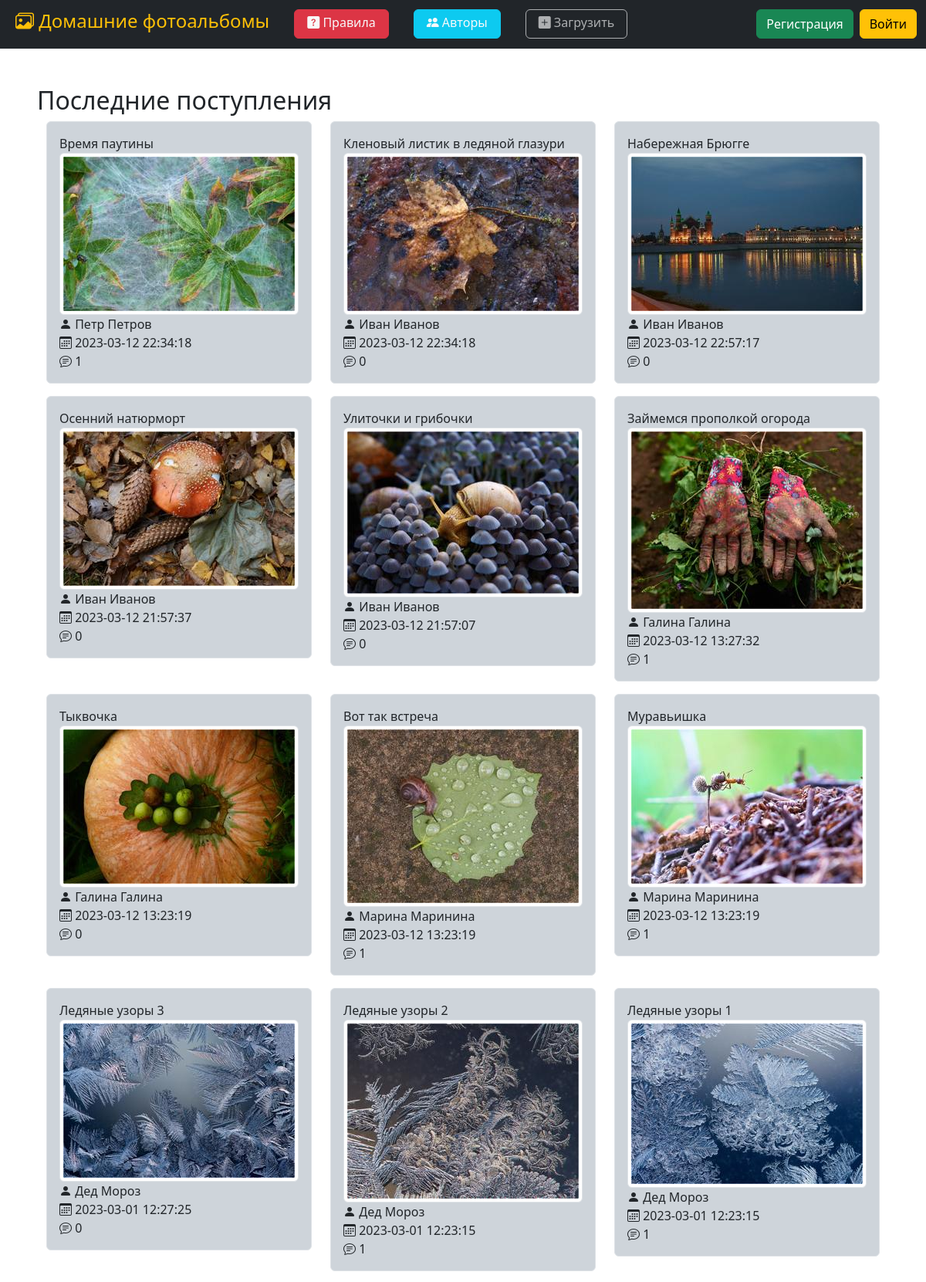
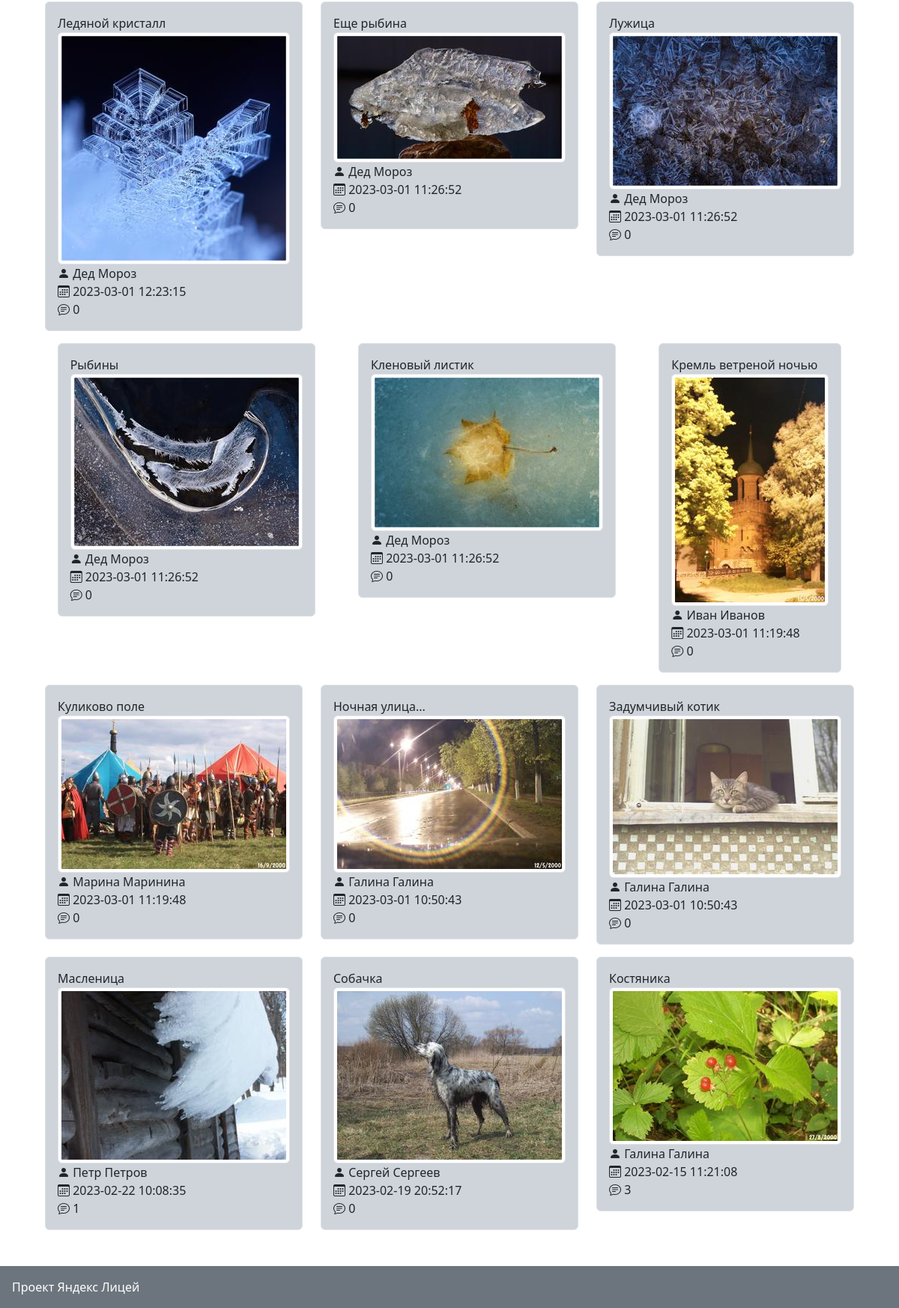
The page / on the database its author committed (2 pictures, top to bottom).
### data/pictures.py (models this page shows)
class Picture(SqlAlchemyBase):
    __tablename__ = 'pictures'
    def com_cnt(self):
        db_sess = db_session.create_session()
        return db_sess.query(Comment).filter(self.id == Comment.picture_id).count()
    id = sqlalchemy.Column(sqlalchemy.Integer, primary_key=True, autoincrement=True)
    filename = sqlalchemy.Column(sqlalchemy.String, nullable=True)
    title = sqlalchemy.Column(sqlalchemy.String, nullable=True)
    descr = sqlalchemy.Column(sqlalchemy.String, nullable=True)
    created_date = sqlalchemy.Column(sqlalchemy.DateTime, default=datetime.datetime.now().replace(microsecond=0))
    user_id = sqlalchemy.Column(sqlalchemy.Integer, sqlalchemy.ForeignKey("users.id"))
    user = orm.relationship('User')
    comments = orm.relationship("Comment", back_populates='picture')

### data/users.py (models this page shows, shortened)
class User(SqlAlchemyBase, UserMixin):
    __tablename__ = 'users'
    id = sqlalchemy.Column(sqlalchemy.Integer, primary_key=True, autoincrement=True)
    name = sqlalchemy.Column(sqlalchemy.String, nullable=True)
    about = sqlalchemy.Column(sqlalchemy.String, nullable=True)
    email = sqlalchemy.Column(sqlalchemy.String, index=True, unique=True, nullable=True)
    hashed_password = sqlalchemy.Column(sqlalchemy.String, nullable=True)
    created_date = sqlalchemy.Column(sqlalchemy.DateTime, default=datetime.datetime.now().replace(microsecond=0))
    last_date = sqlalchemy.Column(sqlalchemy.DateTime, default=datetime.datetime.now().replace(microsecond=0))
    status = sqlalchemy.Column(sqlalchemy.Integer, default=1)
    pictures = orm.relationship("Picture", back_populates='user')
    comments = orm.relationship("Comment", back_populates='user')

### main.py (the view)
@app.route('/')
@app.route('/index/<int:user_id>')
def index(user_id=0):
    user_last_time_update()
    db_sess = db_session.create_session()
    if user_id:
        user = db_sess.query(User).filter(user_id == User.id).first()
        if user:
            pics = db_sess.query(Picture).filter(user_id == Picture.user_id).order_by(Picture.id.desc()).all()
        else:
            abort(404)
    else:
        user = None
        pics = db_sess.query(Picture).order_by(Picture.id.desc()).limit(24).all()
    return render_template('index.html', user=user, items=pics)

### data/db_session.py (called while the page is built)
def create_session() -> Session:
    global __factory
    return __factory()

### main.py (called while the page is built)
def user_last_time_update():
    if current_user.is_authenticated:
        db_sess = db_session.create_session()
        user = db_sess.query(User).filter(User.id == current_user.id).first()
        if user:
            user.last_date = datetime.now().replace(microsecond=0)
            db_sess.commit()
        db_sess.close()

### templates/index.html
{% extends "base.html" %}
{% block content %}
{% if user %}
<h2>{{user.name}}</h2>
<div class="alert alert-secondary" role="alert">
    <div class="row">
        <div class="col-1"><i class="bi-image" role="img"></i> Файлы: <b>{{user.pic_cnt()}}</b></div>
        <div class="col-2"><i class="bi-chat-text" role="img"></i> Комментарии: <b>{{user.com_cnt()}}</b></div>
        <div class="col"><i class="bi-calendar3" role="img"></i> Дата регистрации: <b>{{user.created_date}}</b></div>
    </div>
    <div class="row">
        <div class="col">{{user.about}}</div>
    </div>
    </div>
{% else %}
<h2>Последние поступления</h2>
{% endif %}
<div class="container-fluid overflow-hidden">
    <div class="row row-cols-auto row-gap-3">
        {% for item in items%}
        <div class="container overflow-hidden">
            <div class="col border rounded bg-dark-subtle">
                <div class="p-3">
                    <div>{{item.title}}</div>
                    <div>
                        <a href="/picview/{{item.id}}"><img src="/static/thumb/{{item.filename}}" class="img-thumbnail"></a>
                    </div>
                    <div>
                        <i class="bi-person-fill" role="img"></i> {{item.user.name}}<br>
                        <i class="bi-calendar3" role="img"></i> {{item.created_date}}<br>
                        <i class="bi-chat-text" role="img"></i> {{item.com_cnt()}}<br>
                    </div>
                </div>
            </div>
        </div>
        {% endfor %}
    </div>
</div>
{% endblock %}

### templates/base.html (shortened to what this page needs)
<!doctype html>
<html lang="en" xmlns="http://www.w3.org/1999/html">
<head>
    <link rel="stylesheet" href="/static/css/bootstrap.min.css">
    <link rel="stylesheet" href="/static/icons/bootstrap-icons.css">
</head>
<body>
<header>
    <nav class="navbar navbar-expand-sm bg-dark p-2" data-bs-theme="dark">
        <div class="container-sm">
            <a class="navbar-brand link-warning" href="/"><h4 class="link-warning"><i class="bi-images" role="img"></i>
                Домашние фотоальбомы</h4></a>
            <div class="collapse navbar-collapse" id="navbarSupportedContent">
                <ul class="navbar-nav me-auto mb-2 mb-lg-0">
                    <li class="nav-item">
                        <a class="btn nav-link px-3 pt-1 mx-3 btn-danger link-light" href="/rules">
                            <i class="bi-question-square-fill" role="img"></i> Правила</a>
                    </li>
                    <li class="nav-item">
                        <a class="btn nav-link px-3 pt-1 mx-3 btn-info link-light" href="/userlist"><i class="bi-people-fill" role="img"></i>
                            Авторы</a>
                    </li>
                    <li class="nav-item">
                        <a class="btn nav-link px-3 pt-1 mx-3 link-light {% if current_user.is_authenticated %}btn-success{% else %}disabled{% endif %}"
                           href="/picture_add"><i class="bi-plus-square-fill" role="img"></i> Загрузить</a>
                    </li>
                </ul>
            </div>
        </div>
        {% if current_user.is_authenticated %}
        <div class="dropdown">
            <button class="btn btn-warning dropdown-toggle" type="button" data-bs-toggle="dropdown"
                    aria-expanded="false">
                <i class="bi-person-fill" role="img"></i> {{ current_user.name }}
            </button>
            <ul class="dropdown-menu">
                {% if current_user.status > 1 %}
                <li><a class="dropdown-item" href="/admin">Панель Администратора</a></li>
                {% endif %}
                <li><a class="dropdown-item" href="/index/{{current_user.id}}">Мой альбом</a></li>
                <li><a class="dropdown-item" href="/user_edit">Редактор профиля</a></li>
                <li><a class="dropdown-item" href="/passw_edit">Cмена пароля</a></li>
                <li><a class="dropdown-item" href="/logout">Выход</a></li>
            </ul>
        </div>
        {% else %}
        <div class="d-flex">
            <a class="btn btn-success mx-1" href="/register">Регистрация</a>
            <a class="btn btn-warning mx-1" href="/login">Войти</a>
        </div>
        {% endif %}
    </nav>
</header>
<main role="main" class="container-fluid p-5">
    {% block content %}{% endblock %}
</main>
<footer>
    <div class="container-fluid text-bg-secondary p-3">Проект Яндекс Лицей</div>
</footer>
</body>
</html>

### rows shown on the page
Picture: title "Время паутины", filename (picture), user.name "Петр Петров", created_date "2023-03-12 22:34:18", com_cnt "1"
Picture: title "Кленовый листик в ледяной глазури", filename (picture), user.name "Иван Иванов", created_date "2023-03-12 22:34:18", com_cnt "0"
Picture: title "Набережная Брюгге", filename (picture), user.name "Иван Иванов", created_date "2023-03-12 22:57:17", com_cnt "0"
Picture: title "Осенний натюрморт", filename (picture), user.name "Иван Иванов", created_date "2023-03-12 21:57:37", com_cnt "0"
Picture: title "Улиточки и грибочки", filename (picture), user.name "Иван Иванов", created_date "2023-03-12 21:57:07", com_cnt "0"
Picture: title "Займемся прополкой огорода", filename (picture), user.name "Галина Галина", created_date "2023-03-12 13:27:32", com_cnt "1"
Picture: title "Тыквочка", filename (picture), user.name "Галина Галина", created_date "2023-03-12 13:23:19", com_cnt "0"
Picture: title "Вот так встреча", filename (picture), user.name "Марина Маринина", created_date "2023-03-12 13:23:19", com_cnt "1"
Picture: title "Муравьишка", filename (picture), user.name "Марина Маринина", created_date "2023-03-12 13:23:19", com_cnt "1"
Picture: title "Ледяные узоры 3", filename (picture), user.name "Дед Мороз", created_date "2023-03-01 12:27:25", com_cnt "0"
Picture: title "Ледяные узоры 2", filename (picture), user.name "Дед Мороз", created_date "2023-03-01 12:23:15", com_cnt "1"
Picture: title "Ледяные узоры 1", filename (picture), user.name "Дед Мороз", created_date "2023-03-01 12:23:15", com_cnt "1"
Picture: title "Ледяной кристалл", filename (picture), user.name "Дед Мороз", created_date "2023-03-01 12:23:15", com_cnt "0"
Picture: title "Еще рыбина", filename (picture), user.name "Дед Мороз", created_date "2023-03-01 11:26:52", com_cnt "0"
Picture: title "Лужица", filename (picture), user.name "Дед Мороз", created_date "2023-03-01 11:26:52", com_cnt "0"
Picture: title "Рыбины", filename (picture), user.name "Дед Мороз", created_date "2023-03-01 11:26:52", com_cnt "0"
Picture: title "Кленовый листик", filename (picture), user.name "Дед Мороз", created_date "2023-03-01 11:26:52", com_cnt "0"
Picture: title "Кремль ветреной ночью", filename (picture), user.name "Иван Иванов", created_date "2023-03-01 11:19:48", com_cnt "0"
Picture: title "Куликово поле", filename (picture), user.name "Марина Маринина", created_date "2023-03-01 11:19:48", com_cnt "0"
Picture: title "Ночная улица...", filename (picture), user.name "Галина Галина", created_date "2023-03-01 10:50:43", com_cnt "0"
Picture: title "Задумчивый котик", filename (picture), user.name "Галина Галина", created_date "2023-03-01 10:50:43", com_cnt "0"
Picture: title "Масленица", filename (picture), user.name "Петр Петров", created_date "2023-02-22 10:08:35", com_cnt "1"
Picture: title "Собачка", filename (picture), user.name "Сергей Сергеев", created_date "2023-02-19 20:52:17", com_cnt "0"
Picture: title "Костяника", filename (picture), user.name "Галина Галина", created_date "2023-02-15 11:21:08", com_cnt "3"
